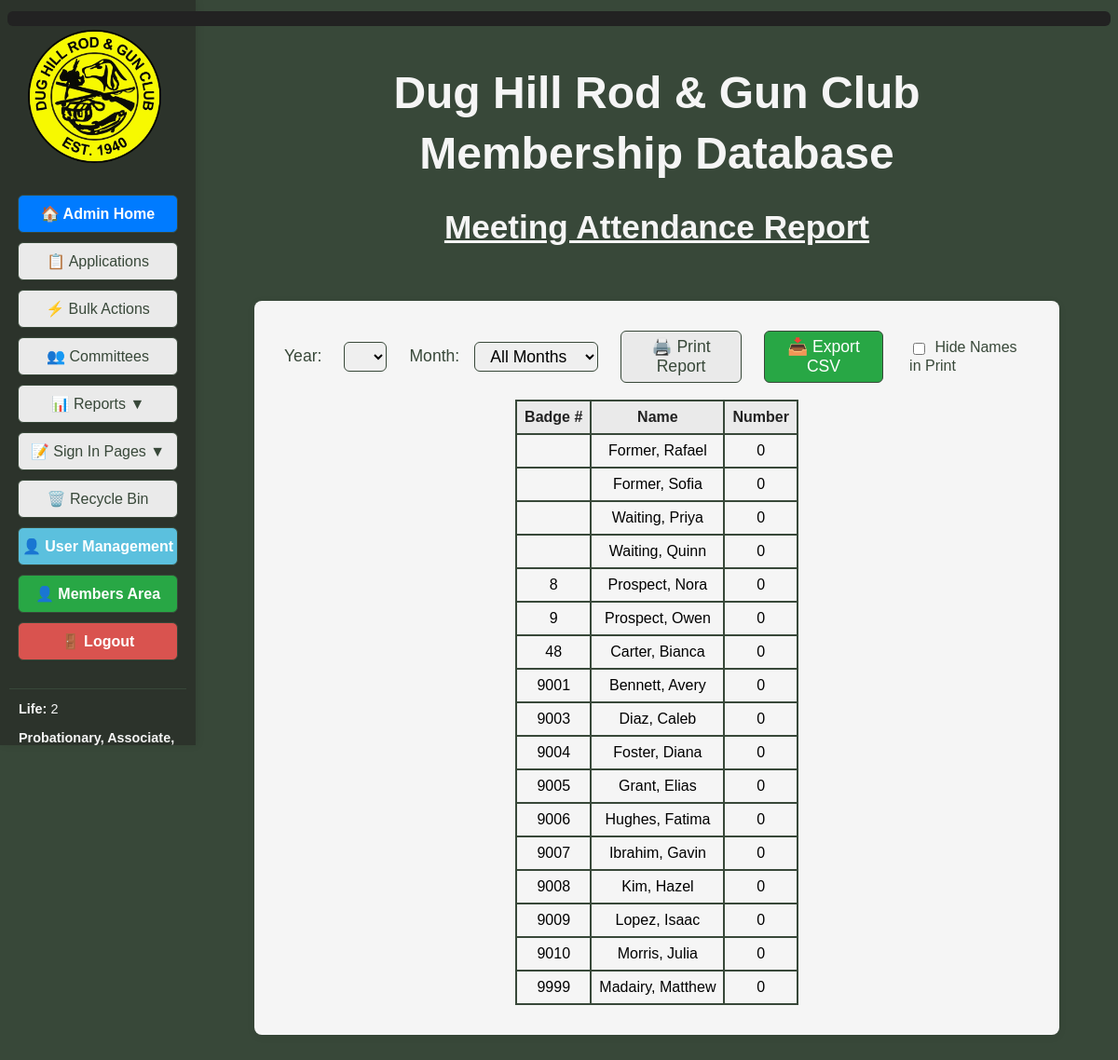
/meeting_attendance_report (signed in), run on an earlier commit of the app's database.
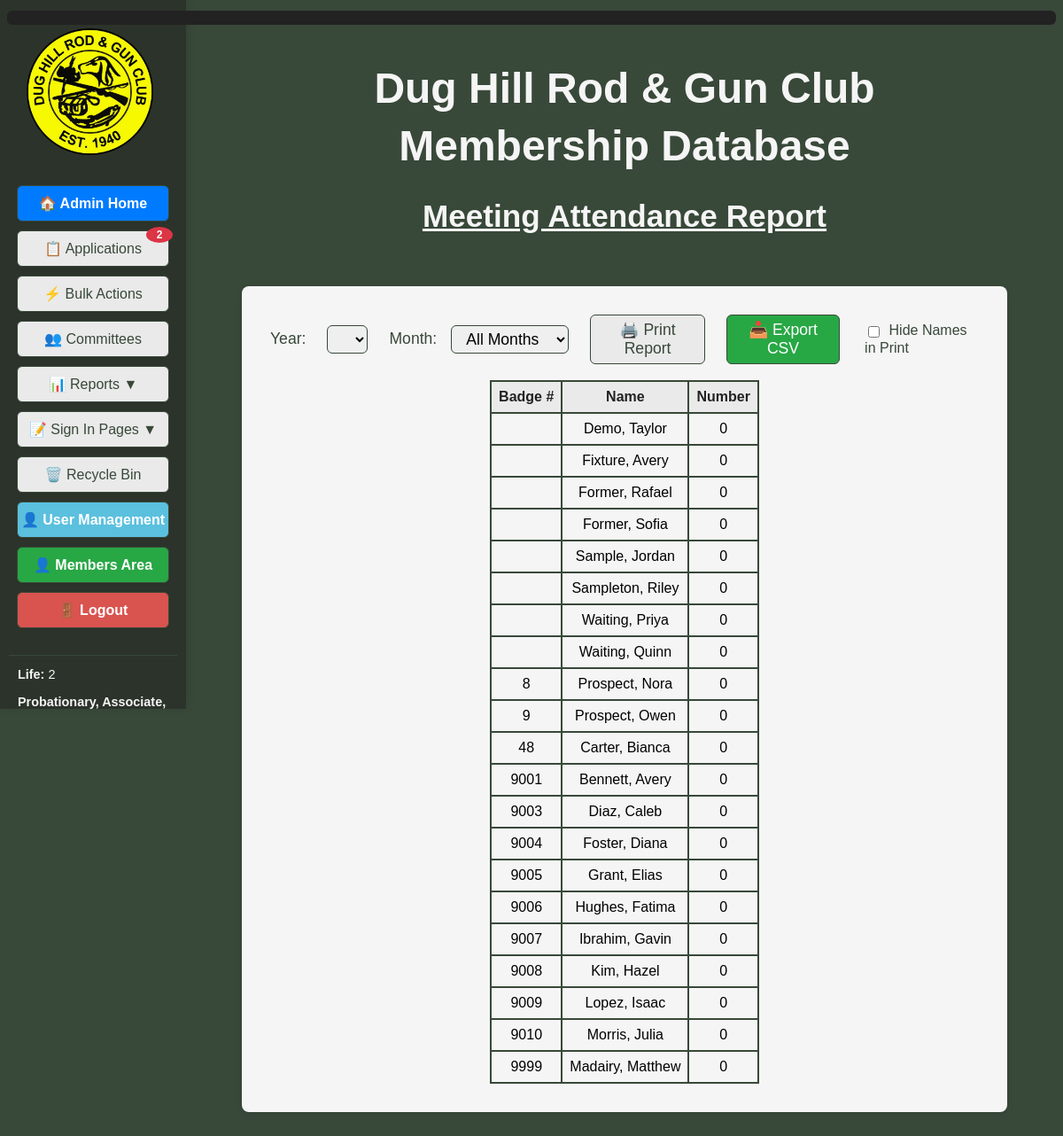
And on a later commit of the database.
### tables this page shows
CREATE TABLE members (
			id INTEGER PRIMARY KEY AUTOINCREMENT,
			badge_number TEXT,
			membership_type TEXT,
			first_name TEXT NOT NULL,
			middle_name TEXT,
			last_name TEXT NOT NULL,
			suffix TEXT,
			nickname TEXT,
			dob TEXT,
			email TEXT,
			email2 TEXT,
			phone TEXT,
			phone2 TEXT,
			address TEXT,
			city TEXT,
			state TEXT,
			zip TEXT,
			join_date TEXT,
			sponsor TEXT,
			card_internal TEXT,
			card_external TEXT,
			deleted INTEGER DEFAULT 0,
			deleted_on TEXT
		, member_notes TEXT, application_submitted TEXT, introduced_date TEXT, background_check_submitted TEXT, background_check_passed TEXT, qualifications TEXT, new_member_orientation_completed INTEGER DEFAULT 0, new_member_orientation_date TEXT);

### DH_DB_Webapp/app.py (the view)
@app.route('/meeting_attendance_report', endpoint='meeting_attendance_report')
@login_required
@admin_required
def meeting_attendance_report():
	year = request.args.get('year')
	month = request.args.get('month') or 'all'
	years = database.get_meeting_years()
	months = [
		{'value': 'all', 'name': 'All Months'},
		{'value': '01', 'name': 'January'},
		{'value': '02', 'name': 'February'},
		{'value': '03', 'name': 'March'},
		{'value': '04', 'name': 'April'},
		{'value': '05', 'name': 'May'},
		{'value': '06', 'name': 'June'},
		{'value': '07', 'name': 'July'},
		{'value': '08', 'name': 'August'},
		{'value': '09', 'name': 'September'},
		{'value': '10', 'name': 'October'},
		{'value': '11', 'name': 'November'},
		{'value': '12', 'name': 'December'}
	]
	attendance = database.get_meeting_attendance_report(year=year, month=month)
	now = datetime.datetime.now(TIMEZONE)
	member_stats = get_member_stats()
	pending_applications = get_pending_application_count()
	return render_template('meeting_attendance_report.html', attendance=attendance, years=years, selected_year=year, months=months, selected_month=month, now=now, active_page='meeting_attendance_report', member_stats=member_stats, pending_applications=pending_applications)

### DH_DB_Webapp/app.py (called while the page is built)
def register_context_processors(app):
	@app.context_processor
	def inject_applications():
		try:
			from flask_login import current_user
			import database
			if current_user.is_authenticated and current_user.is_admin_or_bdfl():
				applications = database.get_all_applications(status='pending')
			else:
				applications = []
		except Exception:
			applications = []
		return dict(applications=applications)

@app.before_request
def exempt_csrf_for_event_signin():
    if request.endpoint == 'event_signin_submit':
        g.csrf_validated = True

def get_member_stats():
	all_members = database.get_all_members()
	life_count = len([m for m in all_members if m['membership_type'] == 'Life'])
	voting_count = len([m for m in all_members if m['membership_type'] in ['Probationary', 'Associate', 'Active']])
	total_count = len(all_members)
	return {
		'life_members': life_count,
		'voting_members': voting_count,
		'total_members': total_count
	}

def get_pending_application_count():
	try:
		applications = database.get_all_applications(status='pending')
		return len(applications)
	except:
		return 0

    @property
    def is_active(self):
        return self._is_active

### DH_DB_Webapp/templates/meeting_attendance_report.html (shortened to what the changed rows need)
<!DOCTYPE html>
<html>
<head>
</head>
<body style="background-color:#384839; font-family:Arial, Helvetica, sans-serif;">
    <div style="display:flex; flex-direction:row;">
    <div class="side-menu" style="position:fixed; top:0; left:0; height:100vh; width:210px; background-color:#2c332b; display:flex; flex-direction:column; align-items:center; padding-top:120px; padding-bottom:48px; box-sizing:border-box; z-index:100; box-shadow:2px 0 8px rgba(0,0,0,0.08); overflow-y:auto;">
            {% if current_user.is_admin_or_bdfl() %}
            <a href="{{ url_for('admin_applications') }}" class="{{ 'active-menu' if active_page == 'admin_applications' else '' }}" style="width:170px; display:inline-block; padding:10px 0; margin-bottom:10px; border-radius:6px; border:1px solid #384839; background-color:#eaeaea; color:#384839; text-decoration:none; font-weight:{{ 'bold' if active_page == 'admin_applications' else 'normal' }}; font-size:1em; font-family:Arial, Helvetica, sans-serif; box-shadow:0 1px 2px rgba(0,0,0,0.04); text-align:center; position:relative;">📋 Applications{% if pending_applications > 0 %}<span style="position:absolute; top:-5px; right:-5px; background-color:#dc3545; color:white; border-radius:50%; padding:2px 6px; font-size:0.75em; font-weight:bold; min-width:18px; text-align:center;">{{ pending_applications }}</span>{% endif %}</a>
            {% endif %}
        </div>
        <div class="main-content" style="display:flex; flex-direction:column; align-items:center; justify-content:center; min-width:0; width:100%;">
            <div class="page-header" style="width:100%; display:flex; flex-direction:column; align-items:center; margin-bottom:20px;">
                <div style="text-align:center; width:100%; max-width:800px; margin:0 auto;">
                    <h1 style="margin-bottom:0.2em; color:#f5f5f5; font-size:3em; text-align:center;">Dug Hill Rod & Gun Club</h1>
                    <h1 style="margin-top:0.2em; color:#f5f5f5; font-size:3em; text-align:center;">Membership Database</h1>
                    <h2 style="font-size:2.2em; margin-bottom:0.2em; margin-top:0; text-align:center; color:#f5f5f5; font-family:Arial, Helvetica, sans-serif; font-weight:bold; text-decoration:underline;">Meeting Attendance Report</h2>
                </div>
            </div>
            <div class="print-table-container" style="background-color:#f5f5f5; border-radius:8px; padding:32px; min-width:400px; min-height:200px; box-shadow:0 2px 8px rgba(0,0,0,0.08); margin-bottom:40px; margin-top:0; max-width:800px; margin-left:auto; margin-right:auto; display:flex; flex-direction:column; align-items:center;">
            <div class="print-table-center">
                <table id="attendanceTable" style="margin:0; border-collapse:collapse;">
            <thead>
                <tr>
                    <th id="th0" onclick="sortTable(0)">Badge # </th>
                    <th id="th1" onclick="sortTable(1)" class="name-col">Name </th>
                    {% if selected_month == 'all' %}
                        <th id="th2" onclick="sortTable(2)">Number </th>
                    {% else %}
                        <th id="th2" onclick="sortTable(2)">Meeting Date <span></span></th>
                        <th id="th3" onclick="sortTable(3)">Status <span></span></th>
                    {% endif %}
                </tr>
            </thead>
            <tbody>
                {% if selected_month == 'all' %}
                    {% for att in attendance %}
                    <tr>
                        <td>{{ att.badge_number }}</td>
                            <td class="name-col">{{ att.last_name }}, {{ att.first_name }}</td>
                        <td>{{ att.total_meetings }}</td>
                    </tr>
                    {% endfor %}
                {% endif %}
            </tbody>
                </table>
            </div>
    </div>
</body>
</html>

What changed in the data, as far as the page shows it:
added members: last_name "Demo", first_name "Taylor", total_meetings "0"
added members: last_name "Fixture", first_name "Avery", total_meetings "0"
added members: last_name "Sample", first_name "Jordan", total_meetings "0"
added members: last_name "Sampleton", first_name "Riley", total_meetings "0"
Also different on the page:
{{ pending_applications }}: (not shown) → "2"
